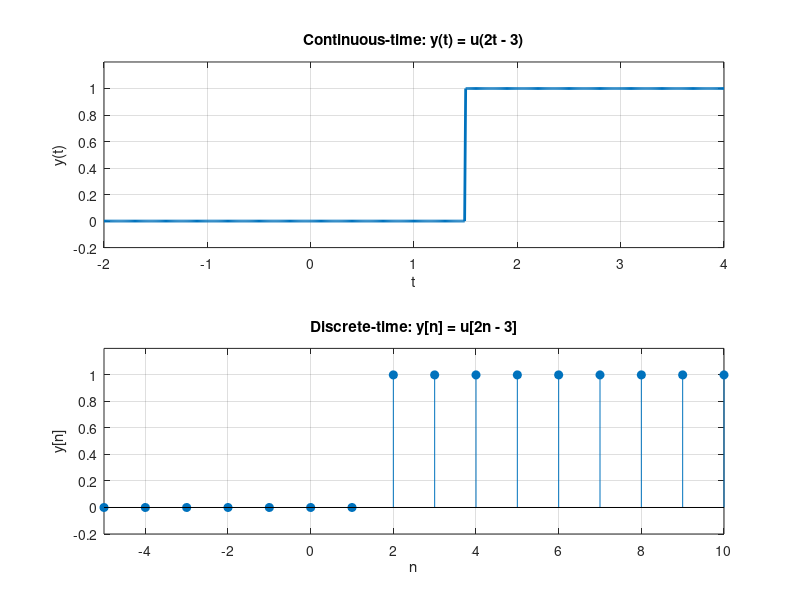

This figure's MATLAB source: (Note: this script raises an error after producing the figure.)
%===========================================================
% Demonstration of (2t - 3) operation on unit step signals
% Both Continuous-time and Discrete-time versions included
% Author: <your name>
%===========================================================
clc; clear; close all;

t = -2:0.01:4;
u_t = t >= 0;



y2 = (2*t - 3) >= 0;

n = -5:10;
u_n = n >= 0;


y4 = (2*n - 3) >= 0;

%===========================================================
% Plotting
%===========================================================
figure('Name','Operations on Unit Step Signals','NumberTitle','off');



% Continuous-time u(2t - 3)
subplot(2,1,1);
plot(t, y2, 'LineWidth', 2);
grid on;
xlabel('t'); ylabel('y(t)');
title('Continuous-time: y(t) = u(2t - 3)');
axis([-2 4 -0.2 1.2]);


% Discrete-time u[2n - 3]
subplot(2,1,2);
stem(n, y4, 'filled');
grid on;
xlabel('n'); ylabel('y[n]');
title('Discrete-time: y[n] = u[2n - 3]');
axis([-5 10 -0.2 1.2]);

%===========================================================
% Done
%===========================================================
sgtitle('Operation (2t - 3) on Unit Step Signals');


